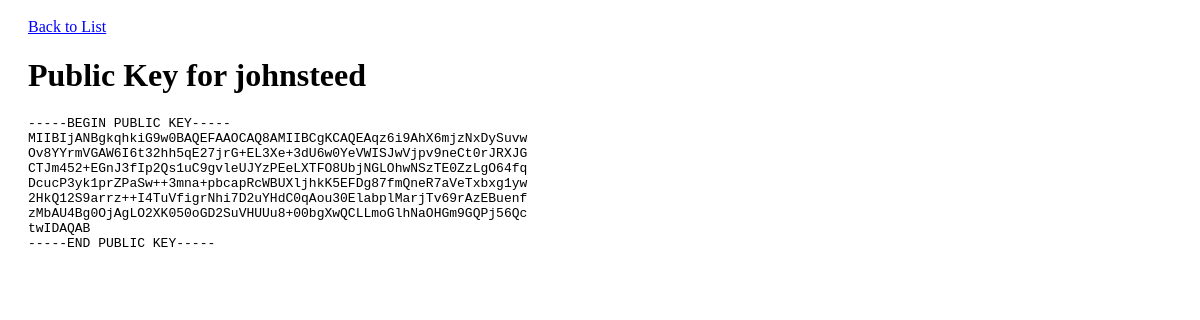
Screenshot of /apex/public/agents/public_key.php?id=6 with the database file from the repository.
### tables this page shows
CREATE TABLE `agents` (
  `id` int(11) NOT NULL AUTO_INCREMENT,
  `codename` varchar(255) DEFAULT NULL,
  `public_key` text,
  `private_key` text,
  PRIMARY KEY (`id`)
);

### apex/private/functions.php (called while the page is built, shortened)
<?php
  function h($string="") {
    return htmlspecialchars($string);
  }
  function url_for($script_path) {
    return DOC_ROOT . $script_path;
  }
?>

### apex/private/database.php (called while the page is built, shortened)
<?php
  function db_connect() {
    $connection = mysqli_connect(DB_SERVER, DB_USER, DB_PASS, DB_NAME);
    return $connection;
  }
  function db_query($connection, $sql) {
    $result_set = mysqli_query($connection, $sql);
    return $result_set;
  }
  function db_fetch_assoc($result_set) {
    return mysqli_fetch_assoc($result_set);
  }
  function db_escape($connection, $string) {
    return mysqli_real_escape_string($connection, $string);
  }
?>

### apex/private/query_functions.php (called while the page is built, shortened)
<?php
  function find_agent_by_id($id=0) {
    global $db;
    $sql = "SELECT * FROM agents ";
    $sql .= "WHERE id='" . h(db_escape(db_connect(),$id)) . "';";
    $result = db_query($db, $sql);
    return $result;
  }
?>

### apex/public/agents/public_key.php (the view, shortened to what this page needs)
<?php
  $id = $_GET['id'];
  $agent_result = find_agent_by_id($id);
  $agent = db_fetch_assoc($agent_result);
?>
<!doctype html>
<html lang="en">
  <head>
    <link rel="stylesheet" media="all" href="<?php echo DOC_ROOT . '/includes/styles.css'; ?>" />
  </head>
  <body>
    <a href="<?php echo url_for('/agents/index.php'); ?>">Back to List</a>
    <br/>
    <h1>Public Key for <?php echo h($agent['codename']); ?></h1>
    <div>
      <p><pre><?php echo h($agent['public_key']); ?></pre></p>
    </div>
  </body>
</html>

### apex/public/includes/styles.css (style rules this page uses)
body { padding: 10px 20px; }
a, a:visited { color: blue; }

### rows the page displays
agents: codename "johnsteed", public_key "-----BEGIN PUBLIC KEY----- MIIBIjANBgkqhkiG9w0BAQEFAAOCAQ8AMIIBCgKCAQEAqz6i9AhX6mjzNxDySuvw Ov8YYrmVGAW6I6t32hh5qE27jrG+EL3Xe+3dU6w0YeVWISJwVjpv9neCt0rJRXJG CTJm452+EGnJ3fIp2Qs1uC9gvleUJYzPEeLXTFO8UbjNGLOhwNSzTE0ZzLgO64fq DcucP3yk1prZPaSw++3mna+pbcapRcWBUXljhkK5EFDg87fmQneR7aVeTxbxg1yw 2HkQ12S9arrz++I4TuVfigrNhi7D2uYHdC0qAou30ElabplMarjTv69rAzEBuenf zMbAU4Bg0OjAgLO2XK050oGD2SuVHUUu8+00bgXwQCLLmoGlhNaOHGm9GQPj56Qc twIDAQAB -----END PUBLIC KEY-----"
